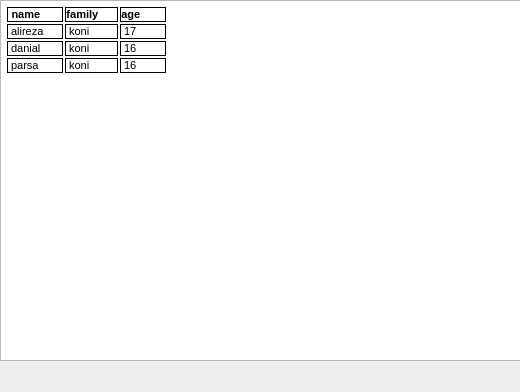
<?xml version="1.0" encoding="UTF-8"?>
<ui version="4.0">
 <class>MainWindow</class>
 <widget class="QMainWindow" name="MainWindow">
  <property name="geometry">
   <rect>
    <x>0</x>
    <y>0</y>
    <width>520</width>
    <height>392</height>
   </rect>
  </property>
  <property name="windowTitle">
   <string>MainWindow</string>
  </property>
  <widget class="QWidget" name="centralwidget">
   <widget class="QTextEdit" name="textEdit">
    <property name="geometry">
     <rect>
      <x>0</x>
      <y>0</y>
      <width>521</width>
      <height>361</height>
     </rect>
    </property>
    <property name="toolTip">
     <string>&lt;!DOCTYPE HTML PUBLIC &quot;-//W3C//DTD HTML 4.0//EN&quot; &quot;http://www.w3.org/TR/REC-html40/strict.dtd&quot;&gt;
&lt;html&gt;&lt;head&gt;&lt;meta name=&quot;qrichtext&quot; content=&quot;1&quot; /&gt;&lt;style type=&quot;text/css&quot;&gt;
p, li { white-space: pre-wrap; }
&lt;/style&gt;&lt;/head&gt;&lt;body style=&quot; font-family:'MS Shell Dlg 2'; font-size:8.25pt; font-weight:400; font-style:normal;&quot;&gt;
&lt;table border=&quot;0&quot; style=&quot; margin-top:0px; margin-bottom:0px; margin-left:0px; margin-right:0px;&quot; cellspacing=&quot;2&quot; cellpadding=&quot;0&quot;&gt;
&lt;tr&gt;
&lt;td style=&quot; border-top:1px; border-right:1px; border-bottom:1px; border-left:1px; border-top-color:#000000; border-right-color:#000000; border-bottom-color:#000000; border-left-color:#000000; border-top-style:solid; border-right-style:solid; border-bottom-style:solid; border-left-style:solid;&quot;&gt;
&lt;p align=&quot;center&quot; style=&quot; margin-top:0px; margin-bottom:0px; margin-left:0px; margin-right:0px; -qt-block-indent:0; text-indent:0px;&quot;&gt;&lt;span style=&quot; font-weight:600;&quot;&gt;name&lt;/span&gt;      &lt;/p&gt;&lt;/td&gt;
&lt;td style=&quot; border-top:1px; border-right:1px; border-bottom:1px; border-left:1px; border-top-color:#000000; border-right-color:#000000; border-bottom-color:#000000; border-left-color:#000000; border-top-style:solid; border-right-style:solid; border-bottom-style:solid; border-left-style:solid;&quot;&gt;
&lt;p align=&quot;center&quot; style=&quot; margin-top:0px; margin-bottom:0px; margin-left:0px; margin-right:0px; -qt-block-indent:0; text-indent:0px;&quot;&gt;&lt;span style=&quot; font-weight:600;&quot;&gt;family&lt;/span&gt;      &lt;/p&gt;&lt;/td&gt;
&lt;td style=&quot; border-top:1px; border-right:1px; border-bottom:1px; border-left:1px; border-top-color:#000000; border-right-color:#000000; border-bottom-color:#000000; border-left-color:#000000; border-top-style:solid; border-right-style:solid; border-bottom-style:solid; border-left-style:solid;&quot;&gt;
&lt;p align=&quot;center&quot; style=&quot; margin-top:0px; margin-bottom:0px; margin-left:0px; margin-right:0px; -qt-block-indent:0; text-indent:0px;&quot;&gt;&lt;span style=&quot; font-weight:600;&quot;&gt;age&lt;/span&gt;        &lt;/p&gt;&lt;/td&gt;&lt;/tr&gt;
&lt;tr&gt;
&lt;td style=&quot; border-top:1px; border-right:1px; border-bottom:1px; border-left:1px; border-top-color:#000000; border-right-color:#000000; border-bottom-color:#000000; border-left-color:#000000; border-top-style:solid; border-right-style:solid; border-bottom-style:solid; border-left-style:solid;&quot;&gt;
&lt;p style=&quot; margin-top:0px; margin-bottom:0px; margin-left:0px; margin-right:0px; -qt-block-indent:0; text-indent:0px;&quot;&gt; alireza      &lt;/p&gt;&lt;/td&gt;
&lt;td style=&quot; border-top:1px; border-right:1px; border-bottom:1px; border-left:1px; border-top-color:#000000; border-right-color:#000000; border-bottom-color:#000000; border-left-color:#000000; border-top-style:solid; border-right-style:solid; border-bottom-style:solid; border-left-style:solid;&quot;&gt;
&lt;p style=&quot; margin-top:0px; margin-bottom:0px; margin-left:0px; margin-right:0px; -qt-block-indent:0; text-indent:0px;&quot;&gt; koni      &lt;/p&gt;&lt;/td&gt;
&lt;td style=&quot; border-top:1px; border-right:1px; border-bottom:1px; border-left:1px; border-top-color:#000000; border-right-color:#000000; border-bottom-color:#000000; border-left-color:#000000; border-top-style:solid; border-right-style:solid; border-bottom-style:solid; border-left-style:solid;&quot;&gt;
&lt;p style=&quot; margin-top:0px; margin-bottom:0px; margin-left:0px; margin-right:0px; -qt-block-indent:0; text-indent:0px;&quot;&gt; 17        &lt;/p&gt;&lt;/td&gt;&lt;/tr&gt;
&lt;tr&gt;
&lt;td style=&quot; border-top:1px; border-right:1px; border-bottom:1px; border-left:1px; border-top-color:#000000; border-right-color:#000000; border-bottom-color:#000000; border-left-color:#000000; border-top-style:solid; border-right-style:solid; border-bottom-style:solid; border-left-style:solid;&quot;&gt;
&lt;p style=&quot; margin-top:0px; margin-bottom:0px; margin-left:0px; margin-right:0px; -qt-block-indent:0; text-indent:0px;&quot;&gt; danial      &lt;/p&gt;&lt;/td&gt;
&lt;td style=&quot; border-top:1px; border-right:1px; border-bottom:1px; border-left:1px; border-top-color:#000000; border-right-color:#000000; border-bottom-color:#000000; border-left-color:#000000; border-top-style:solid; border-right-style:solid; border-bottom-style:solid; border-left-style:solid;&quot;&gt;
&lt;p style=&quot; margin-top:0px; margin-bottom:0px; margin-left:0px; margin-right:0px; -qt-block-indent:0; text-indent:0px;&quot;&gt; koni      &lt;/p&gt;&lt;/td&gt;
&lt;td style=&quot; border-top:1px; border-right:1px; border-bottom:1px; border-left:1px; border-top-color:#000000; border-right-color:#000000; border-bottom-color:#000000; border-left-color:#000000; border-top-style:solid; border-right-style:solid; border-bottom-style:solid; border-left-style:solid;&quot;&gt;
&lt;p style=&quot; margin-top:0px; margin-bottom:0px; margin-left:0px; margin-right:0px; -qt-block-indent:0; text-indent:0px;&quot;&gt; 16        &lt;/p&gt;&lt;/td&gt;&lt;/tr&gt;
&lt;tr&gt;
&lt;td style=&quot; border-top:1px; border-right:1px; border-bottom:1px; border-left:1px; border-top-color:#000000; border-right-color:#000000; border-bottom-color:#000000; border-left-color:#000000; border-top-style:solid; border-right-style:solid; border-bottom-style:solid; border-left-style:solid;&quot;&gt;
&lt;p style=&quot; margin-top:0px; margin-bottom:0px; margin-left:0px; margin-right:0px; -qt-block-indent:0; text-indent:0px;&quot;&gt; parsa      &lt;/p&gt;&lt;/td&gt;
&lt;td style=&quot; border-top:1px; border-right:1px; border-bottom:1px; border-left:1px; border-top-color:#000000; border-right-color:#000000; border-bottom-color:#000000; border-left-color:#000000; border-top-style:solid; border-right-style:solid; border-bottom-style:solid; border-left-style:solid;&quot;&gt;
&lt;p style=&quot; margin-top:0px; margin-bottom:0px; margin-left:0px; margin-right:0px; -qt-block-indent:0; text-indent:0px;&quot;&gt; koni      &lt;/p&gt;&lt;/td&gt;
&lt;td style=&quot; border-top:1px; border-right:1px; border-bottom:1px; border-left:1px; border-top-color:#000000; border-right-color:#000000; border-bottom-color:#000000; border-left-color:#000000; border-top-style:solid; border-right-style:solid; border-bottom-style:solid; border-left-style:solid;&quot;&gt;
&lt;p style=&quot; margin-top:0px; margin-bottom:0px; margin-left:0px; margin-right:0px; -qt-block-indent:0; text-indent:0px;&quot;&gt; 16      &lt;/p&gt;&lt;/td&gt;&lt;/tr&gt;&lt;/table&gt;&lt;/body&gt;&lt;/html&gt;</string>
    </property>
    <property name="html">
     <string>&lt;!DOCTYPE HTML PUBLIC &quot;-//W3C//DTD HTML 4.0//EN&quot; &quot;http://www.w3.org/TR/REC-html40/strict.dtd&quot;&gt;
&lt;html&gt;&lt;head&gt;&lt;meta name=&quot;qrichtext&quot; content=&quot;1&quot; /&gt;&lt;style type=&quot;text/css&quot;&gt;
p, li { white-space: pre-wrap; }
&lt;/style&gt;&lt;/head&gt;&lt;body style=&quot; font-family:'MS Shell Dlg 2'; font-size:8.25pt; font-weight:400; font-style:normal;&quot;&gt;
&lt;table border=&quot;0&quot; style=&quot; margin-top:0px; margin-bottom:0px; margin-left:0px; margin-right:0px;&quot; cellspacing=&quot;2&quot; cellpadding=&quot;0&quot;&gt;
&lt;tr&gt;
&lt;td style=&quot; border-top:1px; border-right:1px; border-bottom:1px; border-left:1px; border-top-color:#000000; border-right-color:#000000; border-bottom-color:#000000; border-left-color:#000000; border-top-style:solid; border-right-style:solid; border-bottom-style:solid; border-left-style:solid;&quot;&gt;
&lt;p align=&quot;center&quot; style=&quot; margin-top:0px; margin-bottom:0px; margin-left:0px; margin-right:0px; -qt-block-indent:0; text-indent:0px;&quot;&gt;&lt;span style=&quot; font-weight:600;&quot;&gt;name&lt;/span&gt;      &lt;/p&gt;&lt;/td&gt;
&lt;td style=&quot; border-top:1px; border-right:1px; border-bottom:1px; border-left:1px; border-top-color:#000000; border-right-color:#000000; border-bottom-color:#000000; border-left-color:#000000; border-top-style:solid; border-right-style:solid; border-bottom-style:solid; border-left-style:solid;&quot;&gt;
&lt;p align=&quot;center&quot; style=&quot; margin-top:0px; margin-bottom:0px; margin-left:0px; margin-right:0px; -qt-block-indent:0; text-indent:0px;&quot;&gt;&lt;span style=&quot; font-weight:600;&quot;&gt;family&lt;/span&gt;      &lt;/p&gt;&lt;/td&gt;
&lt;td style=&quot; border-top:1px; border-right:1px; border-bottom:1px; border-left:1px; border-top-color:#000000; border-right-color:#000000; border-bottom-color:#000000; border-left-color:#000000; border-top-style:solid; border-right-style:solid; border-bottom-style:solid; border-left-style:solid;&quot;&gt;
&lt;p align=&quot;center&quot; style=&quot; margin-top:0px; margin-bottom:0px; margin-left:0px; margin-right:0px; -qt-block-indent:0; text-indent:0px;&quot;&gt;&lt;span style=&quot; font-weight:600;&quot;&gt;age&lt;/span&gt;        &lt;/p&gt;&lt;/td&gt;&lt;/tr&gt;
&lt;tr&gt;
&lt;td style=&quot; border-top:1px; border-right:1px; border-bottom:1px; border-left:1px; border-top-color:#000000; border-right-color:#000000; border-bottom-color:#000000; border-left-color:#000000; border-top-style:solid; border-right-style:solid; border-bottom-style:solid; border-left-style:solid;&quot;&gt;
&lt;p style=&quot; margin-top:0px; margin-bottom:0px; margin-left:0px; margin-right:0px; -qt-block-indent:0; text-indent:0px;&quot;&gt; alireza      &lt;/p&gt;&lt;/td&gt;
&lt;td style=&quot; border-top:1px; border-right:1px; border-bottom:1px; border-left:1px; border-top-color:#000000; border-right-color:#000000; border-bottom-color:#000000; border-left-color:#000000; border-top-style:solid; border-right-style:solid; border-bottom-style:solid; border-left-style:solid;&quot;&gt;
&lt;p style=&quot; margin-top:0px; margin-bottom:0px; margin-left:0px; margin-right:0px; -qt-block-indent:0; text-indent:0px;&quot;&gt; koni      &lt;/p&gt;&lt;/td&gt;
&lt;td style=&quot; border-top:1px; border-right:1px; border-bottom:1px; border-left:1px; border-top-color:#000000; border-right-color:#000000; border-bottom-color:#000000; border-left-color:#000000; border-top-style:solid; border-right-style:solid; border-bottom-style:solid; border-left-style:solid;&quot;&gt;
&lt;p style=&quot; margin-top:0px; margin-bottom:0px; margin-left:0px; margin-right:0px; -qt-block-indent:0; text-indent:0px;&quot;&gt; 17        &lt;/p&gt;&lt;/td&gt;&lt;/tr&gt;
&lt;tr&gt;
&lt;td style=&quot; border-top:1px; border-right:1px; border-bottom:1px; border-left:1px; border-top-color:#000000; border-right-color:#000000; border-bottom-color:#000000; border-left-color:#000000; border-top-style:solid; border-right-style:solid; border-bottom-style:solid; border-left-style:solid;&quot;&gt;
&lt;p style=&quot; margin-top:0px; margin-bottom:0px; margin-left:0px; margin-right:0px; -qt-block-indent:0; text-indent:0px;&quot;&gt; danial      &lt;/p&gt;&lt;/td&gt;
&lt;td style=&quot; border-top:1px; border-right:1px; border-bottom:1px; border-left:1px; border-top-color:#000000; border-right-color:#000000; border-bottom-color:#000000; border-left-color:#000000; border-top-style:solid; border-right-style:solid; border-bottom-style:solid; border-left-style:solid;&quot;&gt;
&lt;p style=&quot; margin-top:0px; margin-bottom:0px; margin-left:0px; margin-right:0px; -qt-block-indent:0; text-indent:0px;&quot;&gt; koni      &lt;/p&gt;&lt;/td&gt;
&lt;td style=&quot; border-top:1px; border-right:1px; border-bottom:1px; border-left:1px; border-top-color:#000000; border-right-color:#000000; border-bottom-color:#000000; border-left-color:#000000; border-top-style:solid; border-right-style:solid; border-bottom-style:solid; border-left-style:solid;&quot;&gt;
&lt;p style=&quot; margin-top:0px; margin-bottom:0px; margin-left:0px; margin-right:0px; -qt-block-indent:0; text-indent:0px;&quot;&gt; 16        &lt;/p&gt;&lt;/td&gt;&lt;/tr&gt;
&lt;tr&gt;
&lt;td style=&quot; border-top:1px; border-right:1px; border-bottom:1px; border-left:1px; border-top-color:#000000; border-right-color:#000000; border-bottom-color:#000000; border-left-color:#000000; border-top-style:solid; border-right-style:solid; border-bottom-style:solid; border-left-style:solid;&quot;&gt;
&lt;p style=&quot; margin-top:0px; margin-bottom:0px; margin-left:0px; margin-right:0px; -qt-block-indent:0; text-indent:0px;&quot;&gt; parsa      &lt;/p&gt;&lt;/td&gt;
&lt;td style=&quot; border-top:1px; border-right:1px; border-bottom:1px; border-left:1px; border-top-color:#000000; border-right-color:#000000; border-bottom-color:#000000; border-left-color:#000000; border-top-style:solid; border-right-style:solid; border-bottom-style:solid; border-left-style:solid;&quot;&gt;
&lt;p style=&quot; margin-top:0px; margin-bottom:0px; margin-left:0px; margin-right:0px; -qt-block-indent:0; text-indent:0px;&quot;&gt; koni      &lt;/p&gt;&lt;/td&gt;
&lt;td style=&quot; border-top:1px; border-right:1px; border-bottom:1px; border-left:1px; border-top-color:#000000; border-right-color:#000000; border-bottom-color:#000000; border-left-color:#000000; border-top-style:solid; border-right-style:solid; border-bottom-style:solid; border-left-style:solid;&quot;&gt;
&lt;p style=&quot; margin-top:0px; margin-bottom:0px; margin-left:0px; margin-right:0px; -qt-block-indent:0; text-indent:0px;&quot;&gt; 16      &lt;/p&gt;&lt;/td&gt;&lt;/tr&gt;&lt;/table&gt;&lt;/body&gt;&lt;/html&gt;</string>
    </property>
   </widget>
  </widget>
  <widget class="QMenuBar" name="menubar">
   <property name="geometry">
    <rect>
     <x>0</x>
     <y>0</y>
     <width>520</width>
     <height>21</height>
    </rect>
   </property>
  </widget>
 </widget>
 <resources/>
 <connections/>
</ui>
